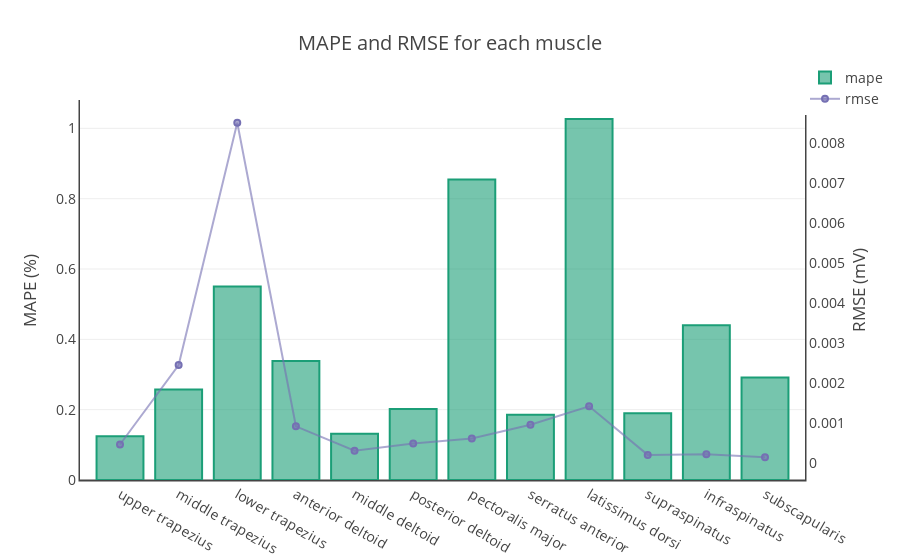

Notebook code cell kept with this figure:
### Code cell
metrics_by_muscle = plot_bar_metrics(
    report_by_muscle,
    title='MAPE and RMSE for each muscle',
    ytitle='MAPE (%)',
    y2title='RMSE (mV)')
py.iplot(metrics_by_muscle, filename='mvc/metrics_by_muscle')

### Figure 1 — Plotly figure (JSON) as saved in the notebook; plotly's stock layout.template omitted (floating-point values rounded to 4 significant figures)
{"data": [{"marker": {"color": "rgba(27, 158, 119, 0.6)", "line": {"color": "rgba(27, 158, 119, 1.0)", "width": 2}}, "name": "mape", "type": "bar", "x": ["upper trapezius", "middle trapezius", "lower trapezius", "anterior deltoid", "middle deltoid", "posterior deltoid", "pectoralis major", "serratus anterior", "latissimus dorsi", "supraspinatus", "infraspinatus", "subscapularis"], "y": [0.1245, 0.2572, 0.55, 0.3381, 0.1312, 0.2018, 0.8544, 0.1853, 1.027, 0.19, 0.4398, 0.2917]}, {"marker": {"color": "rgba(117, 112, 179, 0.6)", "line": {"color": "rgba(117, 112, 179, 1.0)", "width": 2}}, "name": "rmse", "type": "scatter", "x": ["upper trapezius", "middle trapezius", "lower trapezius", "anterior deltoid", "middle deltoid", "posterior deltoid", "pectoralis major", "serratus anterior", "latissimus dorsi", "supraspinatus", "infraspinatus", "subscapularis"], "xaxis": "x1", "y": [0.0004717, 0.002456, 0.008507, 0.000926, 0.0003154, 0.0004968, 0.0006202, 0.0009634, 0.001424, 0.000212, 0.0002301, 0.000153], "yaxis": "y2"}], "layout": {"font": {"size": 14}, "hovermode": "closest", "legend": {"x": 1, "y": 1.1}, "title": "MAPE and RMSE for each muscle", "xaxis": {"linewidth": 1.5, "showline": true, "title": null}, "yaxis": {"linewidth": 1.5, "showline": true, "title": "MAPE (%)"}, "yaxis2": {"linewidth": 1.5, "overlaying": "y", "showgrid": false, "showline": true, "side": "right", "title": "RMSE (mV)", "zeroline": false}}}
